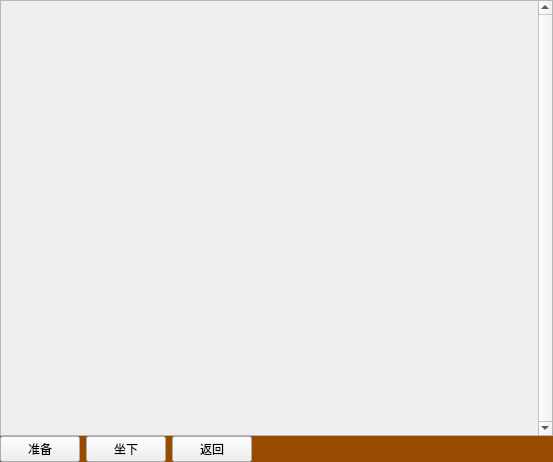
<?xml version="1.0" encoding="UTF-8"?>
<ui version="4.0">
 <class>WidgetRoom</class>
 <widget class="QWidget" name="WidgetRoom">
  <property name="geometry">
   <rect>
    <x>0</x>
    <y>0</y>
    <width>553</width>
    <height>462</height>
   </rect>
  </property>
  <property name="minimumSize">
   <size>
    <width>270</width>
    <height>0</height>
   </size>
  </property>
  <property name="windowTitle">
   <string>Form</string>
  </property>
  <layout class="QVBoxLayout" name="verticalLayout">
   <property name="spacing">
    <number>0</number>
   </property>
   <property name="leftMargin">
    <number>0</number>
   </property>
   <property name="topMargin">
    <number>0</number>
   </property>
   <property name="rightMargin">
    <number>0</number>
   </property>
   <property name="bottomMargin">
    <number>0</number>
   </property>
   <item>
    <widget class="QScrollArea" name="scrollArea">
     <property name="verticalScrollBarPolicy">
      <enum>Qt::ScrollBarAlwaysOn</enum>
     </property>
     <property name="horizontalScrollBarPolicy">
      <enum>Qt::ScrollBarAlwaysOff</enum>
     </property>
     <property name="sizeAdjustPolicy">
      <enum>QAbstractScrollArea::AdjustToContents</enum>
     </property>
     <property name="widgetResizable">
      <bool>true</bool>
     </property>
     <widget class="WidgetRoomBackground" name="scrollAreaWidgetContents">
      <property name="geometry">
       <rect>
        <x>0</x>
        <y>0</y>
        <width>534</width>
        <height>437</height>
       </rect>
      </property>
      <layout class="QGridLayout" name="gridLayout">
       <property name="leftMargin">
        <number>20</number>
       </property>
       <property name="topMargin">
        <number>20</number>
       </property>
       <property name="rightMargin">
        <number>0</number>
       </property>
       <property name="bottomMargin">
        <number>0</number>
       </property>
       <property name="horizontalSpacing">
        <number>20</number>
       </property>
       <property name="verticalSpacing">
        <number>10</number>
       </property>
      </layout>
     </widget>
    </widget>
   </item>
   <item>
    <widget class="QWidget" name="widget" native="true">
     <property name="styleSheet">
      <string notr="true">#widget {background-color: rgb(150, 75, 0);}</string>
     </property>
     <layout class="QHBoxLayout" name="horizontalLayout">
      <property name="leftMargin">
       <number>0</number>
      </property>
      <property name="topMargin">
       <number>0</number>
      </property>
      <property name="rightMargin">
       <number>0</number>
      </property>
      <property name="bottomMargin">
       <number>0</number>
      </property>
      <item>
       <widget class="QPushButton" name="pushButtonReady">
        <property name="text">
         <string>准备</string>
        </property>
        <property name="checkable">
         <bool>true</bool>
        </property>
       </widget>
      </item>
      <item>
       <widget class="QPushButton" name="pushButtonSitDown">
        <property name="text">
         <string>坐下</string>
        </property>
       </widget>
      </item>
      <item>
       <widget class="QPushButton" name="pushButtonReturn">
        <property name="text">
         <string>返回</string>
        </property>
       </widget>
      </item>
      <item>
       <spacer name="horizontalSpacer">
        <property name="orientation">
         <enum>Qt::Horizontal</enum>
        </property>
        <property name="sizeHint" stdset="0">
         <size>
          <width>40</width>
          <height>20</height>
         </size>
        </property>
       </spacer>
      </item>
     </layout>
    </widget>
   </item>
  </layout>
 </widget>
 <customwidgets>
  <customwidget>
   <class>WidgetRoomBackground</class>
   <extends>QWidget</extends>
   <header>ui/widget/widgetroombackground.h</header>
   <container>1</container>
  </customwidget>
 </customwidgets>
 <resources/>
 <connections/>
</ui>
